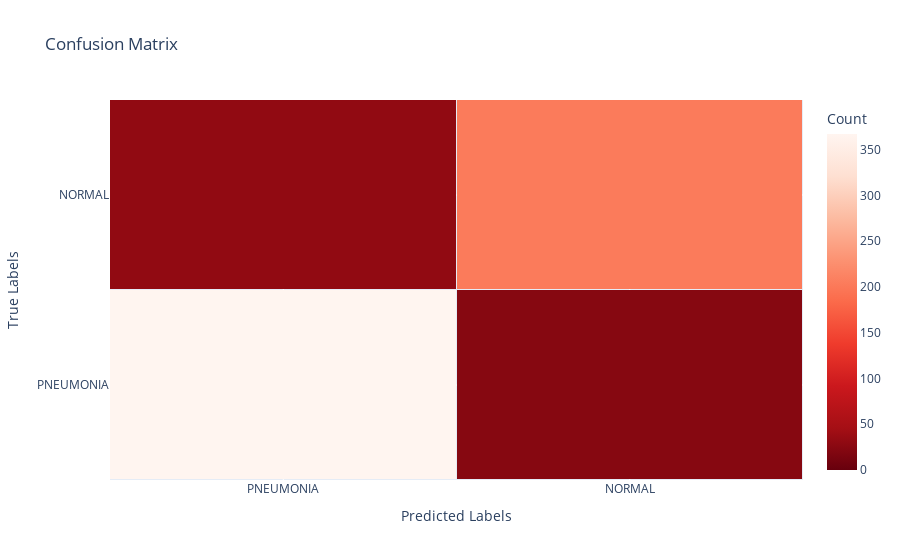

The code cell stored with this chart in its notebook:
### Code cell
# To Create the heatmap trace mate
heatmap = go.Heatmap(
    z=cm_heat,
    x=labels,
    y=labels,
    colorscale='Reds',
    reversescale=True,
    showscale=True,
    xgap=1,
    ygap=1,
    zmin=0,
    zmax=np.max(cm_heat),
    colorbar=dict(title='Count')
)

layout = go.Layout(
    title='Confusion Matrix',
    xaxis=dict(title='Predicted Labels'),
    yaxis=dict(title='True Labels'),
)

fig = go.Figure(data=[heatmap], layout=layout)
fig.show()

### Figure 1 — Plotly figure (JSON) as saved in the notebook; plotly's stock layout.template omitted (floating-point values rounded to 4 significant figures)
{"data": [{"colorbar": {"title": {"text": "Count"}}, "colorscale": [[0, "rgb(255,245,240)"], [0.125, "rgb(254,224,210)"], [0.25, "rgb(252,187,161)"], [0.375, "rgb(252,146,114)"], [0.5, "rgb(251,106,74)"], [0.625, "rgb(239,59,44)"], [0.75, "rgb(203,24,29)"], [0.875, "rgb(165,15,21)"], [1, "rgb(103,0,13)"]], "reversescale": true, "showscale": true, "type": "heatmap", "x": ["PNEUMONIA", "NORMAL"], "xgap": 1, "y": ["PNEUMONIA", "NORMAL"], "ygap": 1, "z": [[367, 23], [31, 203]], "zmax": 367, "zmin": 0}], "layout": {"title": {"text": "Confusion Matrix"}, "xaxis": {"title": {"text": "Predicted Labels"}}, "yaxis": {"title": {"text": "True Labels"}}}}
